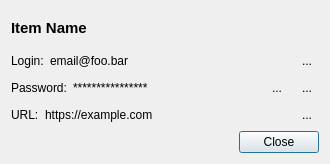
<?xml version="1.0" encoding="UTF-8"?>
<ui version="4.0">
 <class>Dialog</class>
 <widget class="QDialog" name="Dialog">
  <property name="geometry">
   <rect>
    <x>0</x>
    <y>0</y>
    <width>330</width>
    <height>164</height>
   </rect>
  </property>
  <property name="minimumSize">
   <size>
    <width>330</width>
    <height>164</height>
   </size>
  </property>
  <property name="windowTitle">
   <string/>
  </property>
  <layout class="QVBoxLayout" name="verticalLayout_2">
   <item>
    <layout class="QVBoxLayout" name="verticalLayout">
     <item>
      <layout class="QHBoxLayout" name="horizontalLayout">
       <item>
        <widget class="QLabel" name="nameLabel">
         <property name="sizePolicy">
          <sizepolicy hsizetype="Expanding" vsizetype="Preferred">
           <horstretch>0</horstretch>
           <verstretch>0</verstretch>
          </sizepolicy>
         </property>
         <property name="font">
          <font>
           <pointsize>11</pointsize>
           <bold>true</bold>
          </font>
         </property>
         <property name="text">
          <string>Item Name</string>
         </property>
        </widget>
       </item>
      </layout>
     </item>
     <item>
      <layout class="QHBoxLayout" name="horizontalLayout_4">
       <item>
        <widget class="QLabel" name="label_4">
         <property name="text">
          <string>Login:</string>
         </property>
        </widget>
       </item>
       <item>
        <widget class="QLabel" name="label">
         <property name="sizePolicy">
          <sizepolicy hsizetype="Expanding" vsizetype="Preferred">
           <horstretch>0</horstretch>
           <verstretch>0</verstretch>
          </sizepolicy>
         </property>
         <property name="text">
          <string>email@foo.bar</string>
         </property>
        </widget>
       </item>
       <item>
        <widget class="QToolButton" name="toolButton">
         <property name="toolTip">
          <string>&lt;html&gt;&lt;head/&gt;&lt;body&gt;&lt;p&gt;Copy&lt;/p&gt;&lt;/body&gt;&lt;/html&gt;</string>
         </property>
         <property name="text">
          <string>...</string>
         </property>
         <property name="icon">
          <iconset resource="../icons.qrc">
           <normaloff>:/icons/icons/copy.svg</normaloff>:/icons/icons/copy.svg</iconset>
         </property>
         <property name="autoRaise">
          <bool>true</bool>
         </property>
        </widget>
       </item>
      </layout>
     </item>
     <item>
      <layout class="QHBoxLayout" name="horizontalLayout_3">
       <item>
        <widget class="QLabel" name="label_5">
         <property name="text">
          <string>Password:</string>
         </property>
        </widget>
       </item>
       <item>
        <widget class="QLabel" name="label_2">
         <property name="sizePolicy">
          <sizepolicy hsizetype="Expanding" vsizetype="Preferred">
           <horstretch>0</horstretch>
           <verstretch>0</verstretch>
          </sizepolicy>
         </property>
         <property name="text">
          <string>****************</string>
         </property>
         <property name="wordWrap">
          <bool>true</bool>
         </property>
        </widget>
       </item>
       <item>
        <widget class="QToolButton" name="toolButton_4">
         <property name="text">
          <string>...</string>
         </property>
         <property name="icon">
          <iconset resource="../icons.qrc">
           <normaloff>:/icons/icons/show.svg</normaloff>:/icons/icons/show.svg</iconset>
         </property>
         <property name="autoRaise">
          <bool>true</bool>
         </property>
        </widget>
       </item>
       <item>
        <widget class="QToolButton" name="toolButton_2">
         <property name="toolTip">
          <string>&lt;html&gt;&lt;head/&gt;&lt;body&gt;&lt;p&gt;Copy&lt;/p&gt;&lt;/body&gt;&lt;/html&gt;</string>
         </property>
         <property name="text">
          <string>...</string>
         </property>
         <property name="icon">
          <iconset resource="../icons.qrc">
           <normaloff>:/icons/icons/copy.svg</normaloff>:/icons/icons/copy.svg</iconset>
         </property>
         <property name="autoRaise">
          <bool>true</bool>
         </property>
        </widget>
       </item>
      </layout>
     </item>
     <item>
      <layout class="QHBoxLayout" name="horizontalLayout_5">
       <item>
        <widget class="QLabel" name="label_6">
         <property name="text">
          <string>URL:</string>
         </property>
        </widget>
       </item>
       <item>
        <widget class="QLabel" name="label_3">
         <property name="sizePolicy">
          <sizepolicy hsizetype="Expanding" vsizetype="Preferred">
           <horstretch>0</horstretch>
           <verstretch>0</verstretch>
          </sizepolicy>
         </property>
         <property name="text">
          <string>https://example.com</string>
         </property>
        </widget>
       </item>
       <item>
        <widget class="QToolButton" name="toolButton_3">
         <property name="toolTip">
          <string>&lt;html&gt;&lt;head/&gt;&lt;body&gt;&lt;p&gt;Copy&lt;/p&gt;&lt;/body&gt;&lt;/html&gt;</string>
         </property>
         <property name="text">
          <string>...</string>
         </property>
         <property name="icon">
          <iconset resource="../icons.qrc">
           <normaloff>:/icons/icons/copy.svg</normaloff>:/icons/icons/copy.svg</iconset>
         </property>
         <property name="autoRaise">
          <bool>true</bool>
         </property>
        </widget>
       </item>
      </layout>
     </item>
     <item>
      <layout class="QHBoxLayout" name="horizontalLayout_2">
       <item>
        <spacer name="horizontalSpacer">
         <property name="orientation">
          <enum>Qt::Orientation::Horizontal</enum>
         </property>
         <property name="sizeHint" stdset="0">
          <size>
           <width>40</width>
           <height>20</height>
          </size>
         </property>
        </spacer>
       </item>
       <item>
        <widget class="QPushButton" name="pushButton">
         <property name="text">
          <string>Close</string>
         </property>
        </widget>
       </item>
      </layout>
     </item>
    </layout>
   </item>
  </layout>
 </widget>
 <resources>
  <include location="../icons.qrc"/>
 </resources>
 <connections/>
</ui>
